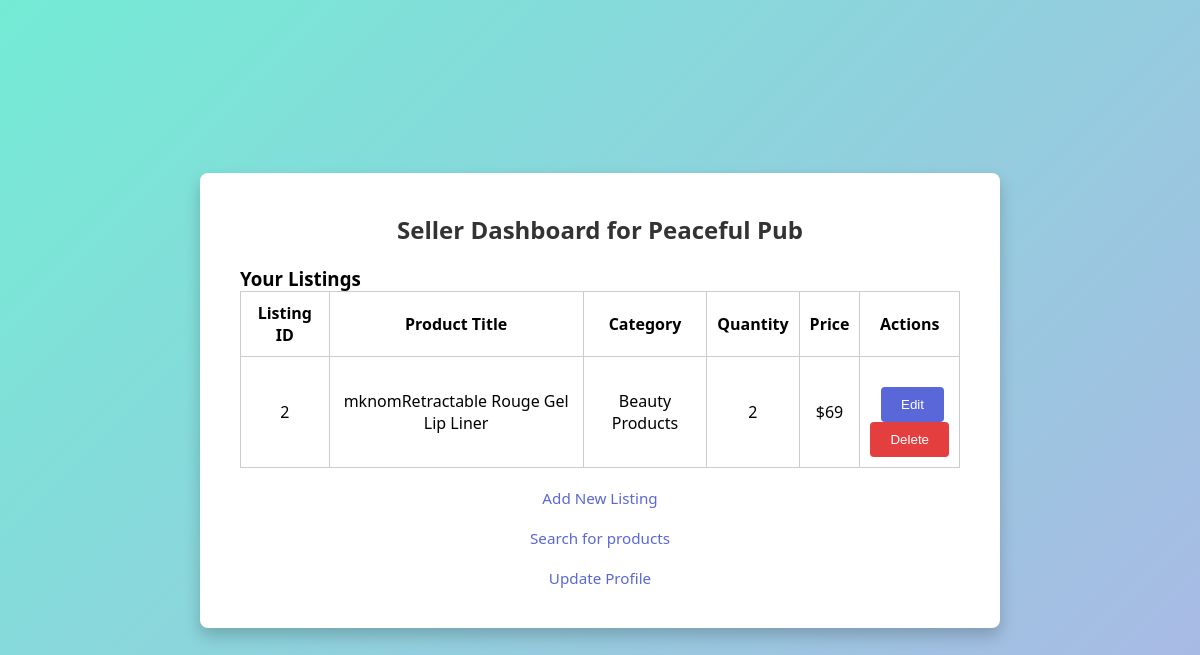
The page /seller/dashboard (signed in) on the database as committed earlier.
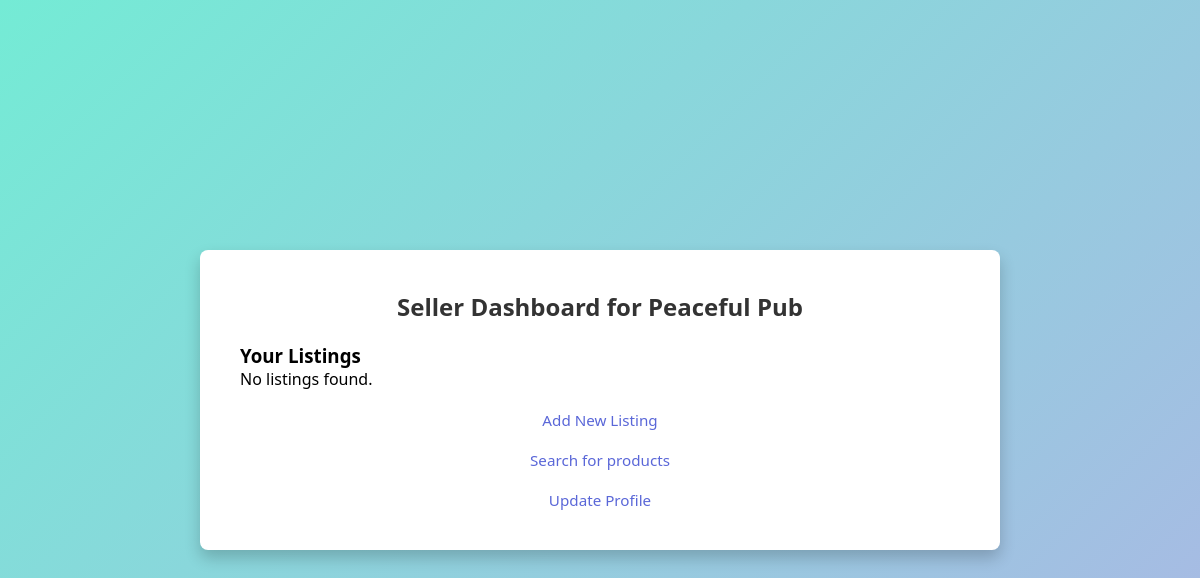
The same page on the database as committed later.
### tables this page shows
CREATE TABLE Listings
(
    seller_email        text,
    listing_id          integer,
    category            text,
    product_title       text,
    product_name        text,
    product_description text,
    quantity            integer,
    product_price       integer,
    status              integer,
    primary key (listing_id, seller_email),
    foreign key (seller_email) references Sellers(email),
    foreign key (category) references Categories(category_name)
);

### app.py (the view)
@app.route('/seller/dashboard')
def seller_dashboard():
   if "email" not in session:
       flash("Please log in.")
       return redirect(url_for("index"))
   email = session["email"]
   roles = get_user_role(email)
   if 'Seller' not in roles:
       flash("Access restricted: Seller role required.")
       return redirect(url_for("index"))
   conn = sqlite3.connect(DATABASE)
   cursor = conn.cursor()
   cursor.execute("""
       SELECT listing_id, product_title, category, quantity, product_price
       FROM Listings
       WHERE seller_email = ? AND status = 1
   """, (email,))
   listings = cursor.fetchall()
   conn.close()
   return render_template("seller_dashboard.html", listings=listings, roles=roles)

### app.py (called while the page is built)
def get_user_role(email: str) -> list:
    conn = sqlite3.connect(DATABASE)
    cursor = conn.cursor()
    roles = []
    cursor.execute("SELECT 1 FROM buyers WHERE email = ?", (email,))
    if cursor.fetchone():
        roles.append("Buyer")
    cursor.execute("SELECT 1 FROM sellers WHERE email = ?", (email,))
    if cursor.fetchone():
        roles.append("Seller")
    cursor.execute("SELECT 1 FROM helpdesk WHERE email = ?", (email,))
    if cursor.fetchone():
        roles.append("HelpDesk")
    conn.close()
    return roles

### templates/seller_dashboard.html (shortened to what this page needs)
<!DOCTYPE html>
<html>
<head>
</head>
<body>
 <div class="container">
   <h2>Seller Dashboard for {{ session.get('business_name') }}</h2>
   <h3>Your Listings</h3>
{% if listings %}
 <table>
   <tr>
     <th>Listing ID</th>
     <th>Product Title</th>
     <th>Category</th>
     <th>Quantity</th>
     <th>Price</th>
     <th>Actions</th>
   </tr>
   {% for listing in listings %}
   <tr>
     <td>{{ listing[0] }}</td>
     <td>{{ listing[1] }}</td>
     <td>{{ listing[2] }}</td>
     <td>{{ listing[3] }}</td>
     <td>${{ listing[4] }}</td>
     <td>
       <a href="{{ url_for('edit_listing', listing_id=listing[0]) }}">
         <button style="margin-right:5px;">Edit</button>
       </a>
       <form action="{{ url_for('delete_listing', listing_id=listing[0]) }}" method="post" style="display:inline;">
         <button type="submit" onclick="return confirm('Are you sure you want to delete this listing?');" style="background-color: #e53e3e;">Delete</button>
       </form>
     </td>
   </tr>
   {% endfor %}
 </table>
{% else %}
 <p>No listings found.</p>
{% endif %}
   <a href="{{ url_for('add_listing') }}">Add New Listing</a>
     <a href="{{ url_for('search') }}">Search for products</a>
     <a class="link-button" href="{{ url_for('profile') }}">Update Profile</a>
 </div>
</body>
</html>

### templates/seller_dashboard.html (style rules this page uses)
* { margin: 0; padding: 0; box-sizing: border-box; }
body { font-family: 'Segoe UI', Tahoma, Geneva, Verdana, sans-serif; background: linear-gradient(135deg, #74ebd5, #ACB6E5); min-height: 100vh; display: flex; align-items: center; justify-content: center; }
.container { background-color: #fff; border-radius: 8px; padding: 40px; width: 800px; box-shadow: 0 8px 16px rgba(0, 0, 0, 0.2); }
h2 { text-align: center; margin-bottom: 20px; color: #333; }
a { display: block; text-align: center; color: #5A67D8; text-decoration: none; font-size: 0.95rem; margin-top: 20px; }

Rows that differ between the two databases and show on the page:
no longer on this page (row edited): Listings: listing "2", product_title "mknomRetractable Rouge Gel Lip Liner", category "Beauty Products", quantity "2", product_price "69"
Other text that changed with them:
text no longer shown: "Listing ID Product Title Category Quantity Price Actions"
text now shown: "No listings found."
